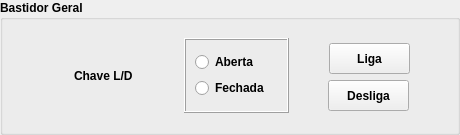
                 <widget class="QGroupBox" name="groupBox_26">
                  <property name="minimumSize">
                   <size>
                    <width>460</width>
                    <height>135</height>
                   </size>
                  </property>
                  <property name="maximumSize">
                   <size>
                    <width>460</width>
                    <height>135</height>
                   </size>
                  </property>
                  <property name="font">
                   <font>
                    <weight>75</weight>
                    <bold>true</bold>
                   </font>
                  </property>
                  <property name="title">
                   <string>Bastidor Geral</string>
                  </property>
                  <layout class="QVBoxLayout" name="verticalLayout_44">
                   <item>
                    <layout class="QHBoxLayout" name="horizontalLayout_45">
                     <item>
                      <widget class="QWidget" name="widget_13" native="true">
                       <property name="minimumSize">
                        <size>
                         <width>116</width>
                         <height>60</height>
                        </size>
                       </property>
                       <property name="maximumSize">
                        <size>
                         <width>116</width>
                         <height>60</height>
                        </size>
                       </property>
                       <layout class="QVBoxLayout" name="verticalLayout_45">
                        <item>
                         <layout class="QHBoxLayout" name="horizontalLayout_46">
                          <item>
                           <widget class="PyDMLed" name="led_remote_rack_a_8">
                            <property name="maximumSize">
                             <size>
                              <width>21</width>
                              <height>41</height>
                             </size>
                            </property>
                            <property name="toolTip">
                             <string/>
                            </property>
                            <property name="whatsThis">
                             <string/>
                            </property>
                           </widget>
                          </item>
                          <item>
                           <widget class="QLabel" name="label_14">
                            <property name="font">
                             <font>
                              <weight>75</weight>
                              <bold>true</bold>
                             </font>
                            </property>
                            <property name="text">
                             <string>Chave L/D</string>
                            </property>
                           </widget>
                          </item>
                         </layout>
                        </item>
                       </layout>
                      </widget>
                     </item>
                     <item>
                      <widget class="QFrame" name="frame_9">
                       <property name="minimumSize">
                        <size>
                         <width>105</width>
                         <height>75</height>
                        </size>
                       </property>
                       <property name="maximumSize">
                        <size>
                         <width>105</width>
                         <height>75</height>
                        </size>
                       </property>
                       <property name="frameShape">
                        <enum>QFrame::Box</enum>
                       </property>
                       <property name="frameShadow">
                        <enum>QFrame::Raised</enum>
                       </property>
                       <layout class="QVBoxLayout" name="verticalLayout_46">
                        <item>
                         <layout class="QVBoxLayout" name="verticalLayout_47">
                          <item>
                           <widget class="QRadioButton" name="radioButton_5">
                            <property name="font">
                             <font>
                              <weight>75</weight>
                              <bold>true</bold>
                             </font>
                            </property>
                            <property name="text">
                             <string>Aberta</string>
                            </property>
                           </widget>
                          </item>
                          <item>
                           <widget class="QRadioButton" name="radioButton_6">
                            <property name="font">
                             <font>
                              <weight>75</weight>
                              <bold>true</bold>
                             </font>
                            </property>
                            <property name="text">
                             <string>Fechada</string>
                            </property>
                           </widget>
                          </item>
                         </layout>
                        </item>
                       </layout>
                      </widget>
                     </item>
                     <item>
                      <widget class="QWidget" name="widget_14" native="true">
                       <property name="minimumSize">
                        <size>
                         <width>100</width>
                         <height>88</height>
                        </size>
                       </property>
                       <property name="maximumSize">
                        <size>
                         <width>100</width>
                         <height>88</height>
                        </size>
                       </property>
                       <layout class="QVBoxLayout" name="verticalLayout_48">
                        <item>
                         <layout class="QVBoxLayout" name="verticalLayout_49">
                          <item alignment="Qt::AlignRight|Qt::AlignBottom">
                           <widget class="PyDMPushButton" name="pb_on_rack_a_7">
                            <property name="enabled">
                             <bool>true</bool>
                            </property>
                            <property name="minimumSize">
                             <size>
                              <width>81</width>
                              <height>31</height>
                             </size>
                            </property>
                            <property name="maximumSize">
                             <size>
                              <width>81</width>
                              <height>31</height>
                             </size>
                            </property>
                            <property name="font">
                             <font>
                              <weight>75</weight>
                              <bold>true</bold>
                             </font>
                            </property>
                            <property name="toolTip">
                             <string/>
                            </property>
                            <property name="whatsThis">
                             <string>
    Basic PushButton to send a fixed value.

    The PyDMPushButton is meant to hold a specific value, and send that value
    to a channel when it is clicked, much like the MessageButton does in EDM.
    The PyDMPushButton works in two different modes of operation, first, a
    fixed value can be given to the :attr:`.pressValue` attribute, whenever the
    button is clicked a signal containing this value will be sent to the
    connected channel. This is the default behavior of the button. However, if
    the :attr:`.relativeChange` is set to True, the fixed value will be added
    to the current value of the channel. This means that the button will
    increment a channel by a fixed amount with every click, a consistent
    relative move

    Parameters
    ----------
    pressValue : int, float, str
        Value to be sent when the button is clicked

    channel : str
        ID of channel to manipulate

    parent : QObject, optional
        Parent of PyDMPushButton

    label : str, optional
        String to place on button

    icon : QIcon, optional
        An Icon to display on the PyDMPushButton


    relative : bool, optional
        Choice to have the button peform a relative put, instead of always
        setting to an absolute value
    </string>
                            </property>
                            <property name="text">
                             <string>Liga</string>
                            </property>
                            <property name="checkable">
                             <bool>true</bool>
                            </property>
                           </widget>
                          </item>
                          <item>
                           <widget class="PyDMPushButton" name="pb_off_rack_a_7">
                            <property name="enabled">
                             <bool>true</bool>
                            </property>
                            <property name="minimumSize">
                             <size>
                              <width>81</width>
                              <height>31</height>
                             </size>
                            </property>
                            <property name="maximumSize">
                             <size>
                              <width>81</width>
                              <height>31</height>
                             </size>
                            </property>
                            <property name="font">
                             <font>
                              <weight>75</weight>
                              <bold>true</bold>
                             </font>
                            </property>
                            <property name="toolTip">
                             <string/>
                            </property>
                            <property name="whatsThis">
                             <string>
    Basic PushButton to send a fixed value.

    The PyDMPushButton is meant to hold a specific value, and send that value
    to a channel when it is clicked, much like the MessageButton does in EDM.
    The PyDMPushButton works in two different modes of operation, first, a
    fixed value can be given to the :attr:`.pressValue` attribute, whenever the
    button is clicked a signal containing this value will be sent to the
    connected channel. This is the default behavior of the button. However, if
    the :attr:`.relativeChange` is set to True, the fixed value will be added
    to the current value of the channel. This means that the button will
    increment a channel by a fixed amount with every click, a consistent
    relative move

    Parameters
    ----------
    pressValue : int, float, str
        Value to be sent when the button is clicked

    channel : str
        ID of channel to manipulate

    parent : QObject, optional
        Parent of PyDMPushButton

    label : str, optional
        String to place on button

    icon : QIcon, optional
        An Icon to display on the PyDMPushButton


    relative : bool, optional
        Choice to have the button peform a relative put, instead of always
        setting to an absolute value
    </string>
                            </property>
                            <property name="text">
                             <string>Desliga</string>
                            </property>
                            <property name="checkable">
                             <bool>true</bool>
                            </property>
                           </widget>
                          </item>
                         </layout>
                        </item>
                       </layout>
                      </widget>
                     </item>
                    </layout>
                   </item>
                  </layout>
                 </widget>
